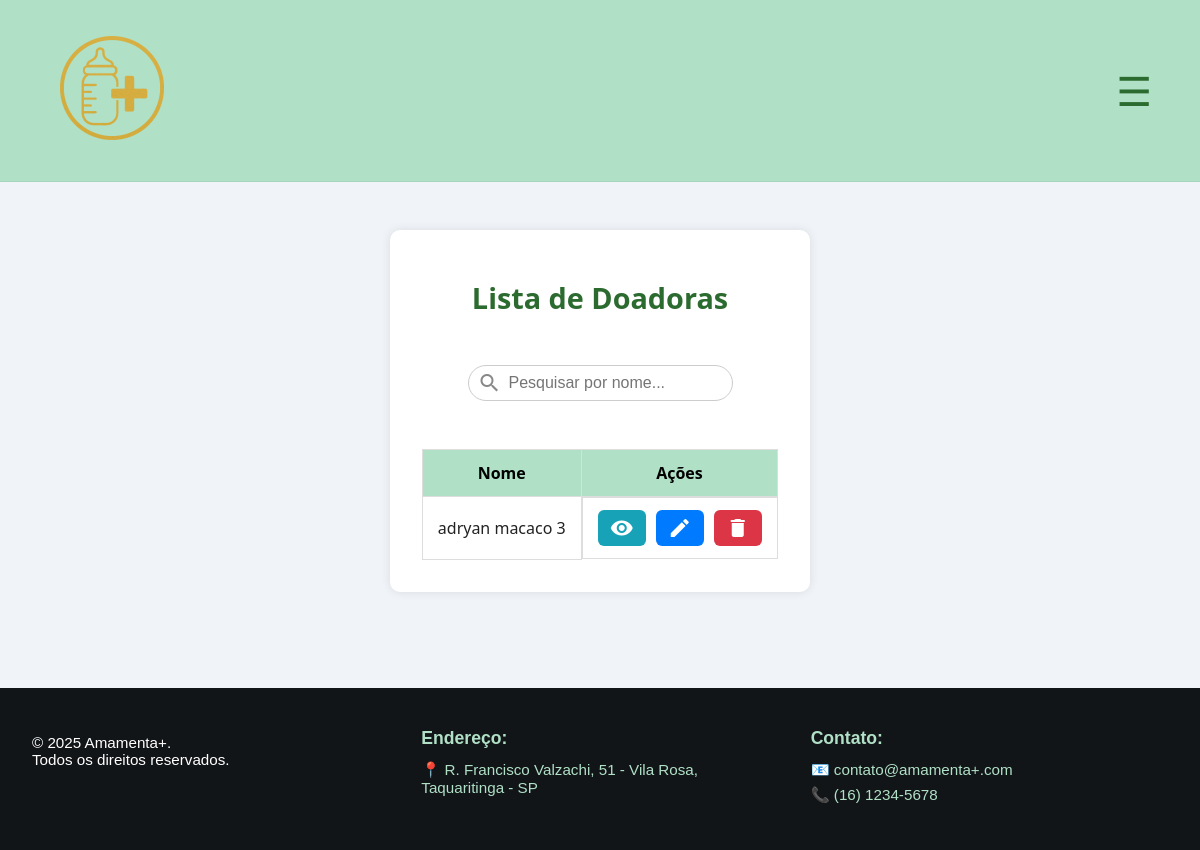
Before: /assets/visualizar-doadoras.php (signed in) with the older database file.
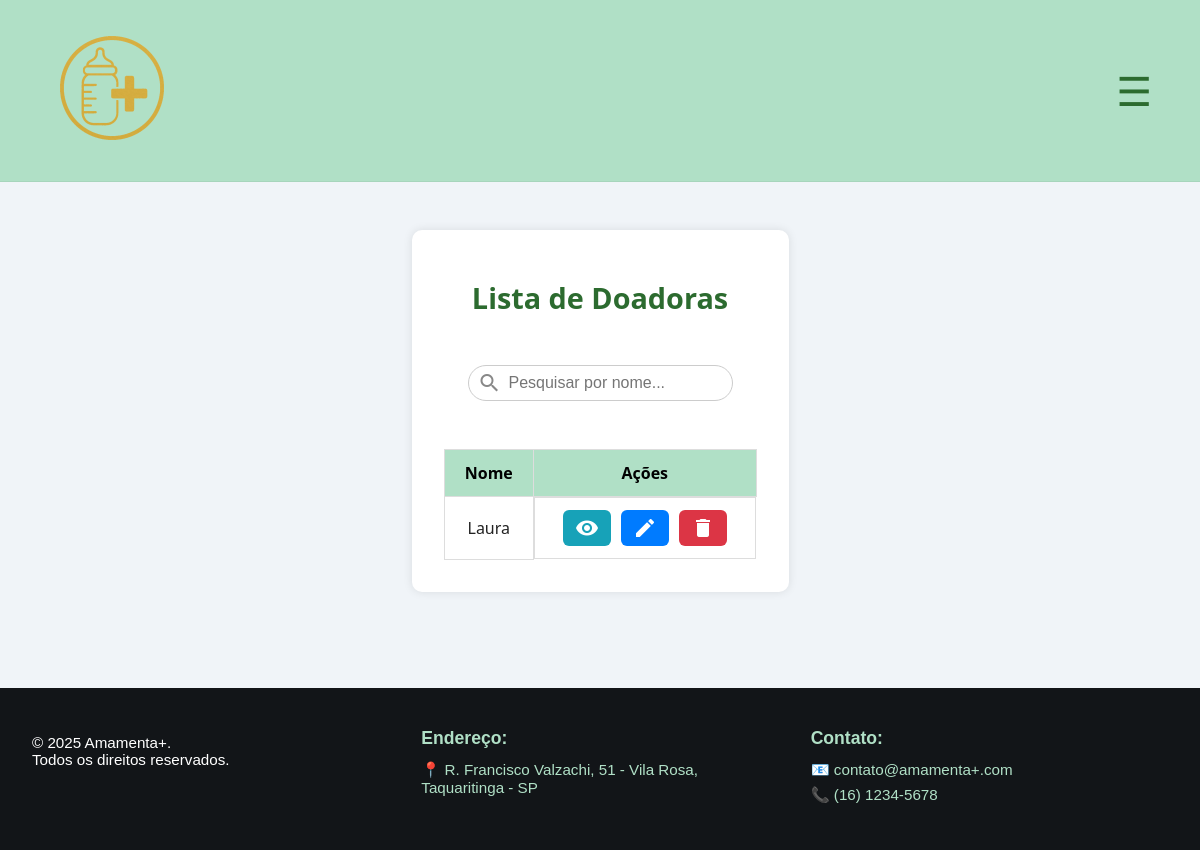
After: the same page with the newer database file.
### tables this page shows
CREATE TABLE `doadoras` (
  `id` int(11) NOT NULL,
  `nome` varchar(150) NOT NULL,
  `cpf` varchar(14) NOT NULL,
  `data_nascimento` date NOT NULL,
  `telefone` varchar(20) NOT NULL,
  `cep` varchar(9) NOT NULL,
  `endereco` varchar(255) NOT NULL,
  `numero` varchar(10) NOT NULL,
  `bairro` varchar(100) NOT NULL,
  `observacoes` text DEFAULT NULL,
  `criado_em` timestamp NOT NULL DEFAULT current_timestamp()
);

### assets/visualizar-doadoras.php (the view, shortened to what this page needs)
<?php
include(__DIR__ . '/processamento/conexao.php');
$search = '';
if (isset($_GET['q']) && !empty(trim($_GET['q']))) {
    $search = trim($_GET['q']);
    $sql = "SELECT id, nome FROM doadoras WHERE nome LIKE ? ORDER BY nome ASC";
    $stmt = $conn->prepare($sql);
    $like = "%$search%";
    $stmt->bind_param("s", $like);
    $stmt->execute();
    $result = $stmt->get_result();
} else {
    $sql = "SELECT id, nome FROM doadoras ORDER BY nome ASC";
    $result = $conn->query($sql);
}
?>
<!DOCTYPE html>
<html lang="pt-BR">
<head>
<link rel="stylesheet" href="/SistemaBL/style/header.css">
<link rel="stylesheet" href="/SistemaBL/style/tabela.css">
<link rel="stylesheet" href="/SistemaBL/style/style.css">
</head>
<body>
<?php include 'header.php'; ?>
<div class="doadoras-container">
  <h2>Lista de Doadoras</h2>
  <form method="GET" class="search-form">
    <div class="search-input-wrapper">
      <input type="text" name="q" placeholder="Pesquisar por nome..." value="<?= htmlspecialchars($search) ?>">
    </div>
  </form>
  <table class="styled-table">
    <thead>
      <tr><th>Nome</th><th>Ações</th></tr>
    </thead>
    <tbody>
      <?php if ($result->num_rows > 0): ?>
        <?php while ($row = $result->fetch_assoc()): ?>
        <tr>
          <td><?= htmlspecialchars($row['nome']) ?></td>
          <td class="acoes">
            <a class="visualizar" href="detalhes-doadora.php?id=<?= $row['id'] ?>" title="Visualizar">
              <span class="material-icons">visibility</span>
            </a>
            <a class="editar" href="editar-doadora.php?id=<?= $row['id'] ?>" title="Editar">
              <span class="material-icons">edit</span>
            </a>
            <a class="excluir" href="#" title="Excluir" data-id="<?= $row['id'] ?>" data-nome="<?= htmlspecialchars($row['nome']) ?>">
              <span class="material-icons">delete</span>
            </a>
          </td>
        </tr>
        <?php endwhile; ?>
      <?php else: ?>
        <tr><td colspan="2">Nenhuma doadora encontrada.</td></tr>
      <?php endif; ?>
    </tbody>
  </table>
</div>
<?php include 'footer.php'; ?>
</body>
</html>

Changed rows visible on the page:
changed doadoras: nome "adryan macaco 3" → "Laura"
